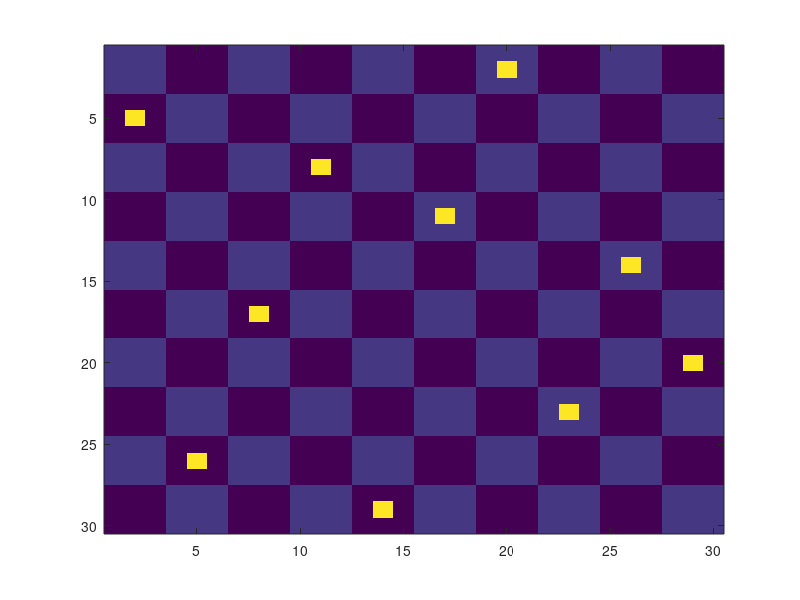

MATLAB code to generate this figure:
clf;clear;

%computes a number that is >0 if there are collisions
function c=numColl(P)
   N=length(P);
   Plus=zeros(1,2*N);
   Minus=zeros(1,2*N);
   for i=1:N
      Plus(i+P(i))=Plus(i+P(i))+1;
      Minus(i-P(i)+N)=Minus(i-P(i)+N)+1;
   end
   c=sum(Plus>1)+sum(Minus>1);
end

N=10;
while true
   Q=randperm(N);
   if numColl(Q)==0
      break;
   end
end


% plotting the result
unit=[ones(3,3),zeros(3,3);zeros(3,3),ones(3,3)];
T=repmat(unit,N/2,N/2);
X=zeros(3,3);X(2,2)=6;
for i=1:N
   ii=(i-1)*3;
   jj=(Q(i)-1)*3;
   T(ii+1:ii+3,jj+1:jj+3)=max(X,T(ii+1:ii+3,jj+1:jj+3));
end

imagesc(T);